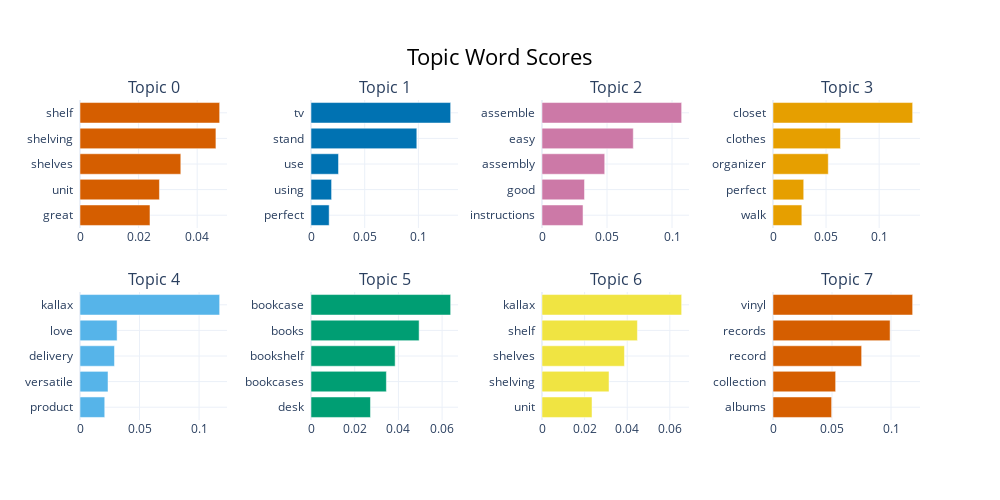

Source (notebook cell):
### Code cell
topic_model.visualize_barchart()

### Figure 1 — Plotly figure (JSON) as saved in the notebook; plotly's stock layout.template omitted (floating-point values rounded to 4 significant figures)
{"data": [{"marker": {"color": "#D55E00"}, "orientation": "h", "type": "bar", "x": [0.02389, 0.02712, 0.03441, 0.04639, 0.04767], "xaxis": "x", "y": ["great  ", "unit  ", "shelves  ", "shelving  ", "shelf  "], "yaxis": "y"}, {"marker": {"color": "#0072B2"}, "orientation": "h", "type": "bar", "x": [0.01691, 0.01916, 0.02562, 0.09854, 0.13], "xaxis": "x2", "y": ["perfect  ", "using  ", "use  ", "stand  ", "tv  "], "yaxis": "y2"}, {"marker": {"color": "#CC79A7"}, "orientation": "h", "type": "bar", "x": [0.03155, 0.03269, 0.04824, 0.0702, 0.1074], "xaxis": "x3", "y": ["instructions  ", "good  ", "assembly  ", "easy  ", "assemble  "], "yaxis": "y3"}, {"marker": {"color": "#E69F00"}, "orientation": "h", "type": "bar", "x": [0.02717, 0.02895, 0.05207, 0.06357, 0.1316], "xaxis": "x4", "y": ["walk  ", "perfect  ", "organizer  ", "clothes  ", "closet  "], "yaxis": "y4"}, {"marker": {"color": "#56B4E9"}, "orientation": "h", "type": "bar", "x": [0.02078, 0.02355, 0.02895, 0.03114, 0.1173], "xaxis": "x5", "y": ["product  ", "versatile  ", "delivery  ", "love  ", "kallax  "], "yaxis": "y5"}, {"marker": {"color": "#009E73"}, "orientation": "h", "type": "bar", "x": [0.02721, 0.03449, 0.0385, 0.04947, 0.0639], "xaxis": "x6", "y": ["desk  ", "bookcases  ", "bookshelf  ", "books  ", "bookcase  "], "yaxis": "y6"}, {"marker": {"color": "#F0E442"}, "orientation": "h", "type": "bar", "x": [0.02347, 0.03145, 0.03869, 0.04478, 0.06554], "xaxis": "x7", "y": ["unit  ", "shelving  ", "shelves  ", "shelf  ", "kallax  "], "yaxis": "y7"}, {"marker": {"color": "#D55E00"}, "orientation": "h", "type": "bar", "x": [0.04966, 0.05307, 0.0751, 0.09921, 0.1183], "xaxis": "x8", "y": ["albums  ", "collection  ", "record  ", "records  ", "vinyl  "], "yaxis": "y8"}], "layout": {"annotations": [{"font": {"size": 16}, "showarrow": false, "text": "Topic 0", "x": 0.0875, "xanchor": "center", "xref": "paper", "y": 1, "yanchor": "bottom", "yref": "paper"}, {"font": {"size": 16}, "showarrow": false, "text": "Topic 1", "x": 0.3625, "xanchor": "center", "xref": "paper", "y": 1, "yanchor": "bottom", "yref": "paper"}, {"font": {"size": 16}, "showarrow": false, "text": "Topic 2", "x": 0.6375, "xanchor": "center", "xref": "paper", "y": 1, "yanchor": "bottom", "yref": "paper"}, {"font": {"size": 16}, "showarrow": false, "text": "Topic 3", "x": 0.9125, "xanchor": "center", "xref": "paper", "y": 1, "yanchor": "bottom", "yref": "paper"}, {"font": {"size": 16}, "showarrow": false, "text": "Topic 4", "x": 0.0875, "xanchor": "center", "xref": "paper", "y": 0.4, "yanchor": "bottom", "yref": "paper"}, {"font": {"size": 16}, "showarrow": false, "text": "Topic 5", "x": 0.3625, "xanchor": "center", "xref": "paper", "y": 0.4, "yanchor": "bottom", "yref": "paper"}, {"font": {"size": 16}, "showarrow": false, "text": "Topic 6", "x": 0.6375, "xanchor": "center", "xref": "paper", "y": 0.4, "yanchor": "bottom", "yref": "paper"}, {"font": {"size": 16}, "showarrow": false, "text": "Topic 7", "x": 0.9125, "xanchor": "center", "xref": "paper", "y": 0.4, "yanchor": "bottom", "yref": "paper"}], "height": 500, "hoverlabel": {"bgcolor": "white", "font": {"family": "Rockwell", "size": 16}}, "showlegend": false, "title": {"font": {"color": "Black", "size": 22}, "text": "Topic Word Scores", "x": 0.5, "xanchor": "center", "yanchor": "top"}, "width": 1000, "xaxis": {"anchor": "y", "domain": [0, 0.175], "showgrid": true}, "xaxis2": {"anchor": "y2", "domain": [0.275, 0.45], "showgrid": true}, "xaxis3": {"anchor": "y3", "domain": [0.55, 0.725], "showgrid": true}, "xaxis4": {"anchor": "y4", "domain": [0.825, 1], "showgrid": true}, "xaxis5": {"anchor": "y5", "domain": [0, 0.175], "showgrid": true}, "xaxis6": {"anchor": "y6", "domain": [0.275, 0.45], "showgrid": true}, "xaxis7": {"anchor": "y7", "domain": [0.55, 0.725], "showgrid": true}, "xaxis8": {"anchor": "y8", "domain": [0.825, 1], "showgrid": true}, "yaxis": {"anchor": "x", "domain": [0.6, 1], "showgrid": true}, "yaxis2": {"anchor": "x2", "domain": [0.6, 1], "showgrid": true}, "yaxis3": {"anchor": "x3", "domain": [0.6, 1], "showgrid": true}, "yaxis4": {"anchor": "x4", "domain": [0.6, 1], "showgrid": true}, "yaxis5": {"anchor": "x5", "domain": [0, 0.4], "showgrid": true}, "yaxis6": {"anchor": "x6", "domain": [0, 0.4], "showgrid": true}, "yaxis7": {"anchor": "x7", "domain": [0, 0.4], "showgrid": true}, "yaxis8": {"anchor": "x8", "domain": [0, 0.4], "showgrid": true}}}
